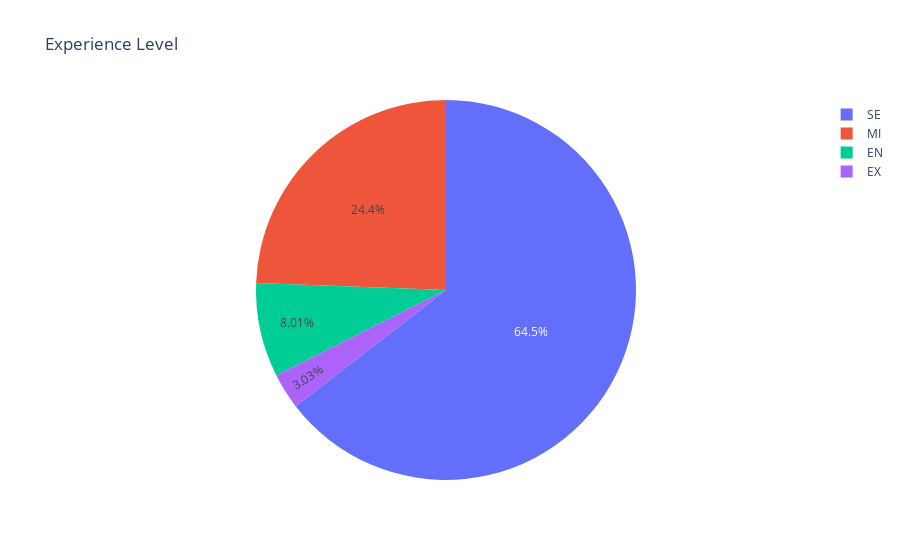

Notebook cell for this chart:
### Code cell
experience_l = df['experience_level'].value_counts()
fig = pe.pie(experience_l, names=experience_l.index, values=experience_l.values, title='Experience Level')
fig.show()

### Figure 1 — Plotly figure (JSON) as saved in the notebook; plotly's stock layout.template omitted (floating-point values rounded to 4 significant figures)
{"data": [{"domain": {"x": [0, 1], "y": [0, 1]}, "hovertemplate": "experience_level=%{label}<br>value=%{value}<extra></extra>", "labels": ["SE", "MI", "EN", "EX"], "legendgroup": "", "name": "", "showlegend": true, "type": "pie", "values": [10670, 4038, 1325, 501]}], "layout": {"legend": {"tracegroupgap": 0}, "title": {"text": "Experience Level"}}}
